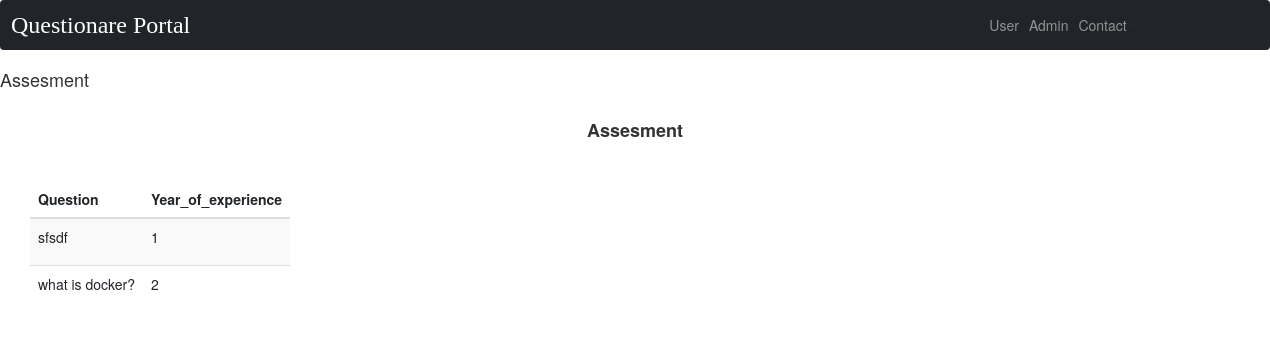
Before: /base/assestable/ (signed in) with the older database file.
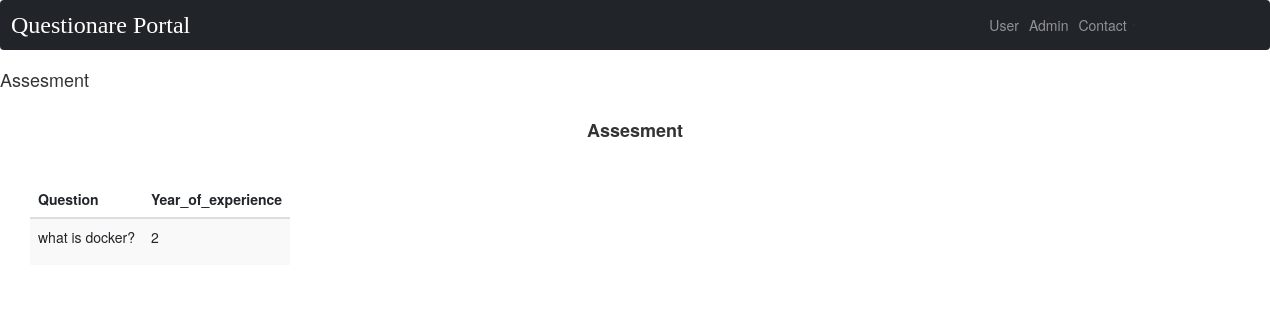
After: the same page with the newer database file.
### base/models.py (models this page shows)
class Assesment(models.Model):
    user = models.ManyToManyField(User, blank=True)
    question = RichTextField(blank=True, null=True)
    year_of_experience = models.IntegerField()

### base/views.py (the view)
# urls.py: path('assestable/', views.assesment_table, name='asstable'),
def assesment_table(request):
    assesment = Assesment.objects.all()
    return render(request, 'base/assestable.html', {'assesment': assesment})

### templates/base/assestable.html (shortened to what this page needs)
{% extends "navbar.html" %}
{% load static %}
{% block title %}
<h4>Assesment</h4>
{% endblock %}
{% block table %}
<div class="title" style="margin:10px;"><center><h4><b>Assesment</b></h4></center></div>
<link href="{% static 'https://cdn.jsdelivr.net/npm/bootstrap@5.0.2/dist/css/bootstrap.min.css'%}" rel="stylesheet">
<section>
  <table class="table table-striped" style="width:1200px;margin:30px;">
    <thead>
      <tr>
        <th scope="col" >Question</th>
        <th scope="col" >Year_of_experience</th>
      </tr>
    </thead>
    <tbody>
      {% for u in assesment %}
    <tr>
      <td>{{u.question|safe}}</td>
      <td>{{u.year_of_experience}}</td>
    </tr>
    {% endfor %}
  </tbody>
</table>
</section>
{% endblock %}

Changed rows visible on the page:
removed Assesment: question "sfsdf", year_of_experience "1"
